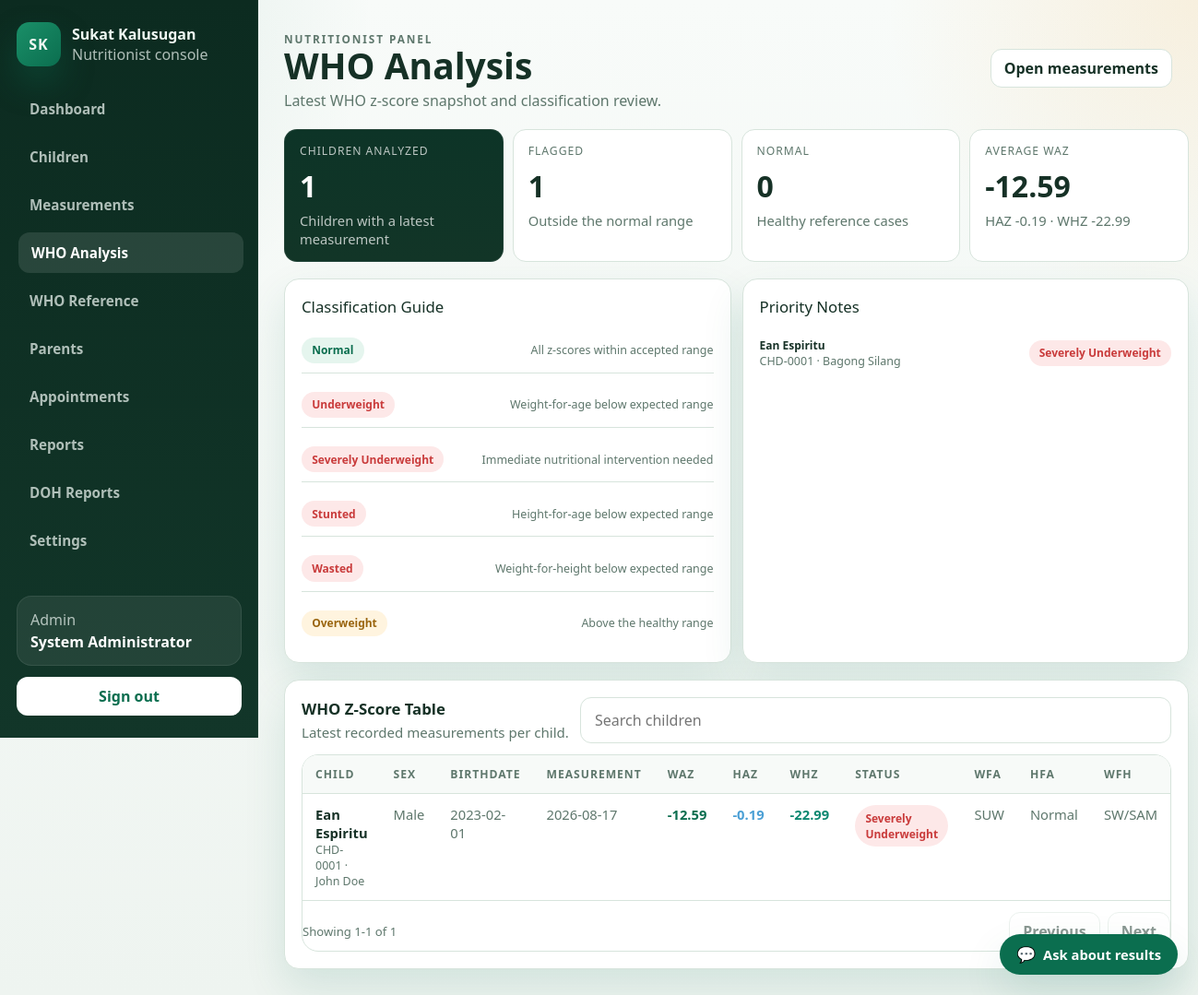
Page /nutritionist/who_analysis.php (signed in) on the committed database.
### tables this page shows
CREATE TABLE `children` (
  `id` int(10) UNSIGNED NOT NULL,
  `child_code` varchar(20) NOT NULL,
  `first_name` varchar(100) NOT NULL,
  `middle_name` varchar(60) DEFAULT NULL,
  `last_name` varchar(100) NOT NULL,
  `birthdate` date NOT NULL,
  `sex` enum('Male','Female') NOT NULL,
  `barangay_id` int(10) UNSIGNED DEFAULT NULL,
  `address` varchar(255) DEFAULT NULL,
  `purok` varchar(150) DEFAULT NULL,
  `is_ip` tinyint(1) NOT NULL DEFAULT 0,
  `has_disability` tinyint(1) NOT NULL DEFAULT 0,
  `parent_id` int(10) UNSIGNED NOT NULL,
  `created_at` timestamp NOT NULL DEFAULT current_timestamp(),
  `updated_at` timestamp NOT NULL DEFAULT current_timestamp() ON UPDATE current_timestamp()
);

CREATE TABLE `measurements` (
  `id` int(10) UNSIGNED NOT NULL,
  `child_id` int(10) UNSIGNED NOT NULL,
  `height_cm` decimal(5,2) NOT NULL,
  `weight_kg` decimal(5,3) NOT NULL,
  `age_months` int(10) UNSIGNED NOT NULL,
  `measurement_date` date NOT NULL,
  `source_type` enum('kiosk','manual','mobile') NOT NULL DEFAULT 'kiosk',
  `waz` decimal(5,2) DEFAULT NULL,
  `haz` decimal(5,2) DEFAULT NULL,
  `whz` decimal(5,2) DEFAULT NULL,
  `nutritional_status` enum('Normal','Underweight','Severely Underweight','Stunted','Wasted','Overweight') DEFAULT NULL,
  `wfa_status` enum('SUW','MUW','Normal') DEFAULT NULL,
  `hfa_status` enum('SSt','MSt','Normal','Tall') DEFAULT NULL,
  `wfh_status` enum('SW/SAM','MW/MAM','Normal','OW','Ob') DEFAULT NULL,
  `is_flagged` tinyint(1) NOT NULL DEFAULT 0,
  `flag_reason` varchar(150) DEFAULT NULL,
  `device_id` int(10) UNSIGNED DEFAULT NULL,
  `recorded_by` int(10) UNSIGNED DEFAULT NULL,
  `created_at` timestamp NOT NULL DEFAULT current_timestamp()
);

CREATE TABLE `barangays` (
  `id` int(10) UNSIGNED NOT NULL,
  `name` varchar(100) NOT NULL,
  `city_municipality` varchar(150) DEFAULT NULL,
  `status` enum('active','inactive') NOT NULL DEFAULT 'active',
  `created_at` timestamp NOT NULL DEFAULT current_timestamp(),
  `updated_at` timestamp NOT NULL DEFAULT current_timestamp() ON UPDATE current_timestamp()
);

CREATE TABLE `parents` (
  `id` int(10) UNSIGNED NOT NULL,
  `name` varchar(150) NOT NULL,
  `email` varchar(150) NOT NULL,
  `password_hash` varchar(255) NOT NULL,
  `parent_type` enum('Father','Mother','Guardian','Grandparent','Other') NOT NULL DEFAULT 'Guardian',
  `phone` varchar(30) DEFAULT NULL,
  `address` varchar(255) DEFAULT NULL,
  `barangay_id` int(10) UNSIGNED DEFAULT NULL,
  `status` enum('active','inactive') NOT NULL DEFAULT 'active',
  `created_at` timestamp NOT NULL DEFAULT current_timestamp(),
  `updated_at` timestamp NOT NULL DEFAULT current_timestamp() ON UPDATE current_timestamp()
);

### public_html/includes/auth_middleware.php (called while the page is built, shortened)
<?php
function app_base_path(): string
{
    $scriptName = str_replace('\\', '/', (string)($_SERVER['SCRIPT_NAME'] ?? ''));
    $routeMarkers = ['/api/', '/admin/', '/nutritionist/', '/parent/', '/kiosk/', '/auth/'];
    foreach ($routeMarkers as $marker) {
        $position = strpos($scriptName, $marker);
        if ($position !== false) {
            return rtrim(substr($scriptName, 0, $position), '/');
        }
    }
    return rtrim(dirname($scriptName), '/');
}
function app_url(string $path = ''): string
{
    $basePath = app_base_path();
    $normalizedPath = '/' . ltrim($path, '/');
    if ($basePath === '' || $basePath === '/') {
        return $normalizedPath;
    }
    return $basePath . $normalizedPath;
}

### public_html/includes/admin_helpers.php (called while the page is built, shortened)
<?php
require_once __DIR__ . '/auth_middleware.php';
function admin_e(string $value): string
{
    return htmlspecialchars($value, ENT_QUOTES, 'UTF-8');
}
function admin_bind_params(mysqli_stmt $stmt, string $types, array &$params): void
{
    if ($types === '' || $params === []) {
        return;
    }
}
function admin_fetch_all(string $sql, string $types = '', array $params = []): array
{
    $conn = get_db_connection();
    $stmt = mysqli_prepare($conn, $sql);
    admin_bind_params($stmt, $types, $params);
    if (!mysqli_stmt_execute($stmt)) {
        error_log('[SukatKalusugan] admin_fetch_all execute failed: ' . mysqli_stmt_error($stmt) . ' | SQL: ' . $sql);
        mysqli_stmt_close($stmt);
        return [];
    }
    $result = mysqli_stmt_get_result($stmt);
    $rows = [];
    if ($result instanceof mysqli_result) {
        while ($row = mysqli_fetch_assoc($result)) {
            $rows[] = $row;
        }
    }
    return $rows;
}

### public_html/nutritionist/who_analysis.php (the view, shortened to what this page needs)
<?php
require_once __DIR__ . '/../includes/nutritionist_helpers.php';
$user = nutritionist_require_access();
$params = [];
$scope = nutritionist_scope_fragment($user, 'c.barangay_id', $params);
$rows = admin_fetch_all(
	"SELECT
		c.id AS child_id,
		c.child_code,
		c.first_name,
		c.last_name,
		c.sex,
		bg.name AS barangay,
		c.birthdate,
		p.name AS parent_name,
		lm.measurement_date,
		lm.height_cm,
		lm.weight_kg,
		lm.waz,
		lm.haz,
		lm.whz,
		lm.nutritional_status,
		lm.wfa_status,
		lm.hfa_status,
		lm.wfh_status
	 FROM children c
	 INNER JOIN parents p ON p.id = c.parent_id
	 LEFT JOIN barangays bg ON bg.id = c.barangay_id
	 LEFT JOIN measurements lm ON lm.id = (
		SELECT m.id
		FROM measurements m
		WHERE m.child_id = c.id
		ORDER BY m.measurement_date DESC, m.id DESC
		LIMIT 1
	 )
	 WHERE {$scope}
	 ORDER BY c.last_name ASC, c.first_name ASC",
	str_repeat('i', count($params)),
	$params
);
$analyzed = array_values(array_filter($rows, static fn(array $row): bool => $row['measurement_date'] !== null));
$flagged = array_values(array_filter($rows, static fn(array $row): bool => !in_array((string)($row['nutritional_status'] ?? 'Pending'), ['Normal', 'Overweight'], true)));
$normal = array_values(array_filter($rows, static fn(array $row): bool => (string)($row['nutritional_status'] ?? '') === 'Normal'));
$avgWaz = 0.0;
$avgHaz = 0.0;
$avgWhz = 0.0;
$counted = 0;
foreach ($analyzed as $row) {
	$avgWaz += (float)($row['waz'] ?? 0);
	$avgHaz += (float)($row['haz'] ?? 0);
	$avgWhz += (float)($row['whz'] ?? 0);
	$counted++;
}
if ($counted > 0) {
	$avgWaz /= $counted;
	$avgHaz /= $counted;
	$avgWhz /= $counted;
}
$actions = '<a class="admin-btn-secondary" href="' . nutritionist_e(app_url('/nutritionist/measurements.php')) . '">Open measurements</a>';
?>
<section class="nutritionist-stat-grid">
	<article class="nutritionist-stat-card is-featured">
		<div class="nutritionist-stat-label">Children Analyzed</div>
		<div class="admin-stat-value"><?php echo count($analyzed); ?></div>
		<div class="admin-stat-note">Children with a latest measurement</div>
	</article>
	<article class="nutritionist-stat-card">
		<div class="nutritionist-stat-label">Flagged</div>
		<div class="admin-stat-value"><?php echo count($flagged); ?></div>
		<div class="admin-stat-note">Outside the normal range</div>
	</article>
	<article class="nutritionist-stat-card">
		<div class="nutritionist-stat-label">Normal</div>
		<div class="admin-stat-value"><?php echo count($normal); ?></div>
		<div class="admin-stat-note">Healthy reference cases</div>
	</article>
	<article class="nutritionist-stat-card">
		<div class="nutritionist-stat-label">Average WAZ</div>
		<div class="admin-stat-value"><?php echo number_format($avgWaz, 2); ?></div>
		<div class="admin-stat-note">HAZ <?php echo number_format($avgHaz, 2); ?> · WHZ <?php echo number_format($avgWhz, 2); ?></div>
	</article>
</section>
<section class="nutritionist-panel-grid is-balanced">
	<article class="nutritionist-panel">
		<div class="admin-section-title" style="margin-bottom:12px;">Classification Guide</div>
		<div style="display:grid;gap:10px;">
			<?php foreach ([
				['Normal', 'All z-scores within accepted range'],
				['Underweight', 'Weight-for-age below expected range'],
				['Severely Underweight', 'Immediate nutritional intervention needed'],
				['Stunted', 'Height-for-age below expected range'],
				['Wasted', 'Weight-for-height below expected range'],
				['Overweight', 'Above the healthy range'],
			] as [$label, $description]): ?>
				<div class="admin-list-item" style="padding:10px 0;">
					<span class="admin-pill <?php echo nutritionist_status_class($label); ?>"><?php echo nutritionist_e($label); ?></span>
					<span class="admin-mini" style="max-width:72%;text-align:right;"><?php echo nutritionist_e($description); ?></span>
				</div>
			<?php endforeach; ?>
		</div>
	</article>
	<article class="nutritionist-panel">
		<div class="admin-section-title" style="margin-bottom:12px;">Priority Notes</div>
		<?php foreach (array_slice($flagged, 0, 4) as $row): ?>
			<div class="admin-list-item" style="padding:10px 0;">
				<div>
					<div style="font-size:12px;font-weight:600;color:var(--admin-text);"><?php echo nutritionist_e($row['first_name'] . ' ' . $row['last_name']); ?></div>
					<div class="admin-mini"><?php echo nutritionist_e((string)$row['child_code']); ?> · <?php echo nutritionist_e((string)$row['barangay']); ?></div>
				</div>
				<span class="admin-pill <?php echo nutritionist_status_class((string)$row['nutritional_status']); ?>"><?php echo nutritionist_e((string)$row['nutritional_status']); ?></span>
			</div>
		<?php endforeach; ?>
	</article>
</section>
<section class="nutritionist-panel">
	<div class="nutritionist-table-head" style="margin-bottom:12px;">
		<div>
			<h2 class="admin-section-title" style="margin-bottom:2px;">WHO Z-Score Table</h2>
			<p class="admin-section-subtitle">Latest recorded measurements per child.</p>
		</div>
		<input class="admin-search" data-admin-filter="#who-table" type="search" placeholder="Search children" style="min-width:240px;">
	</div>
	<div class="nutritionist-table-wrap">
		<table class="nutritionist-table" id="who-table">
			<thead>
				<tr>
					<th>Child</th>
					<th>Sex</th>
					<th>Birthdate</th>
					<th>Measurement</th>
					<th>WAZ</th>
					<th>HAZ</th>
					<th>WHZ</th>
					<th>Status</th>
					<th>WFA</th>
					<th>HFA</th>
					<th>WFH</th>
				</tr>
			</thead>
			<tbody>
				<?php foreach ($rows as $row): ?>
					<tr data-filter-text="<?php echo nutritionist_e(strtolower($row['first_name'] . ' ' . $row['last_name'] . ' ' . $row['child_code'] . ' ' . (string)($row['barangay'] ?? '') . ' ' . ($row['nutritional_status'] ?? ''))); ?>">
						<td>
							<div style="font-weight:600;color:var(--admin-text);"><?php echo nutritionist_e($row['first_name'] . ' ' . $row['last_name']); ?></div>
							<div class="admin-mini"><?php echo nutritionist_e((string)$row['child_code']); ?> · <?php echo nutritionist_e((string)$row['parent_name']); ?></div>
						</td>
						<td style="color:var(--admin-muted);"><?php echo nutritionist_e((string)$row['sex']); ?></td>
						<td style="color:var(--admin-muted);"><?php echo nutritionist_e((string)$row['birthdate']); ?></td>
						<td style="color:var(--admin-muted);"><?php echo nutritionist_e((string)($row['measurement_date'] ?? 'n/a')); ?></td>
						<td style="color:var(--admin-primary);font-weight:600;"><?php echo isset($row['waz']) ? ((float)$row['waz'] > 0 ? '+' : '') . nutritionist_e((string)$row['waz']) : 'n/a'; ?></td>
						<td style="color:#4a9fd5;font-weight:600;"><?php echo isset($row['haz']) ? ((float)$row['haz'] > 0 ? '+' : '') . nutritionist_e((string)$row['haz']) : 'n/a'; ?></td>
						<td style="color:#0d8871;font-weight:600;"><?php echo isset($row['whz']) ? ((float)$row['whz'] > 0 ? '+' : '') . nutritionist_e((string)$row['whz']) : 'n/a'; ?></td>
						<td><span class="admin-pill <?php echo nutritionist_status_class((string)($row['nutritional_status'] ?? 'Pending')); ?>"><?php echo nutritionist_e((string)($row['nutritional_status'] ?? 'Pending')); ?></span></td>
					<td style="color:var(--admin-muted);"><?php echo nutritionist_e((string)($row['wfa_status'] ?? '—')); ?></td>
					<td style="color:var(--admin-muted);"><?php echo nutritionist_e((string)($row['hfa_status'] ?? '—')); ?></td>
					<td style="color:var(--admin-muted);"><?php echo nutritionist_e((string)($row['wfh_status'] ?? '—')); ?></td>
					</tr>
				<?php endforeach; ?>
			</tbody>
		</table>
	</div>
</section>

### public_html/assets/css/app.css (style rules this page uses)
:root { --bg: #f4f7f5; --surface: #ffffff; --surface-alt: #edf7f1; --border: #d8e4dd; --text: #173126; --muted: #5f766c; --primary: #0b6e4f; --primary-strong: #07513a; --accent: #f2a93b; --error: #c93b3b; --shadow: 0 30px 80px rgba(11, 110, 79, 0.12); --radius-xl: 32px; --radius-lg: 22px; --radius-md: 14px; --radius-sm: 10px; --font-display: "Trebuchet MS", "Segoe UI", sans-serif; --font-body: "Segoe UI", "Helvetica Neue", Arial, sans-serif; }
* { box-sizing: border-box; }
html, body { margin: 0; min-height: 100%; }
body { font-family: var(--font-body); color: var(--text); background: radial-gradient( circle at top left, rgba(11, 110, 79, 0.16), transparent 34% ), radial-gradient( circle at right 20%, rgba(242, 169, 59, 0.16), transparent 28% ), linear-gradient(180deg, #f7faf8 0%, var(--bg) 100%); }
a { color: inherit; }
button, input, textarea, select { font: inherit; }

### public_html/assets/css/admin.css (style rules this page uses)
:root { --admin-bg: #eef4f0; --admin-surface: #ffffff; --admin-surface-alt: #f7faf8; --admin-border: #d7e4dc; --admin-text: #163126; --admin-muted: #5e776c; --admin-primary: #0b6e4f; --admin-primary-soft: #dff1ea; --admin-accent: #f2a93b; --admin-danger: #c93b3b; --admin-shadow: 0 20px 45px rgba(11, 110, 79, 0.12); }
.admin-page { background: radial-gradient(circle at top left, rgba(11, 110, 79, 0.12), transparent 24%), radial-gradient(circle at right top, rgba(242, 169, 59, 0.14), transparent 20%), linear-gradient(180deg, #f8fbf9 0%, var(--admin-bg) 100%); }
.admin-stat-value { margin-top: 0.5rem; font-size: 2rem; font-weight: 800; color: var(--admin-text); }
.admin-stat-note { margin-top: 0.35rem; color: var(--admin-muted); font-size: 0.92rem; }
.admin-section-title { margin: 0; color: var(--admin-text); font-size: 1.05rem; }
.admin-section-subtitle { margin: 0.25rem 0 0; color: var(--admin-muted); font-size: 0.94rem; }
.admin-list-item { display: flex; align-items: center; justify-content: space-between; gap: 12px; padding: 14px 0; border-bottom: 1px solid var(--admin-border); }
.admin-list-item:last-child { border-bottom: 0; padding-bottom: 0; }
.admin-mini { font-size: 0.78rem; color: var(--admin-muted); }
.admin-pill { display: inline-flex; align-items: center; gap: 6px; padding: 0.35rem 0.7rem; border-radius: 999px; font-size: 0.75rem; font-weight: 700; }
.admin-pill.is-success { background: #e5f5ee; color: var(--admin-primary); }
.admin-pill.is-warn { background: #fff4df; color: #9a6510; }
.admin-pill.is-danger { background: #fde8e8; color: var(--admin-danger); }
.admin-btn, .admin-btn-secondary, .admin-btn-danger { display: inline-flex; align-items: center; justify-content: center; min-height: 42px; padding: 0 14px; border-radius: 12px; border: 1px solid transparent; text-decoration: none; cursor: pointer; font-weight: 700; }
.admin-btn-secondary { background: #fff; color: var(--admin-text); border-color: var(--admin-border); }
.admin-search { flex: 1 1 260px; border: 1px solid var(--admin-border); border-radius: 12px; padding: 0.82rem 0.95rem; background: #fff; }

### rows in the picture
children: measurements.measurement_date "1", measurements.nutritional_status "1", measurements.nutritional_status "0", first_name+last_name "Ean Espiritu", child_code "CHD-0001", barangay.name "Bagong Silang", measurements.nutritional_status "Severely Underweight", parent.name "John Doe", sex "Male", birthdate "2023-02-01", measurements.measurement_date "2026-08-17", measurements.waz "-12.59", measurements.haz "-0.19", measurements.whz "-22.99", measurements.wfa_status "SUW", measurements.hfa_status "Normal", measurements.wfh_status "SW/SAM"

### other values in the picture
nutritionist_e($item['label']) "Dashboard"
nutritionist_e($item['label']) "Children"
nutritionist_e($item['label']) "Measurements"
nutritionist_e($item['label']) "WHO Analysis"
nutritionist_e($item['label']) "WHO Reference"
nutritionist_e($item['label']) "Parents"
nutritionist_e($item['label']) "Appointments"
nutritionist_e($item['label']) "Reports"
nutritionist_e($item['label']) "DOH Reports"
nutritionist_e($item['label']) "Settings"
nutritionist_e(ucfirst($userRole)) "Admin"
nutritionist_e($userName) "System Administrator"
nutritionist_e($title) "WHO Analysis"
nutritionist_e($subtitle) "Latest WHO z-score snapshot and classification review."
$avgWaz "-12.59"
